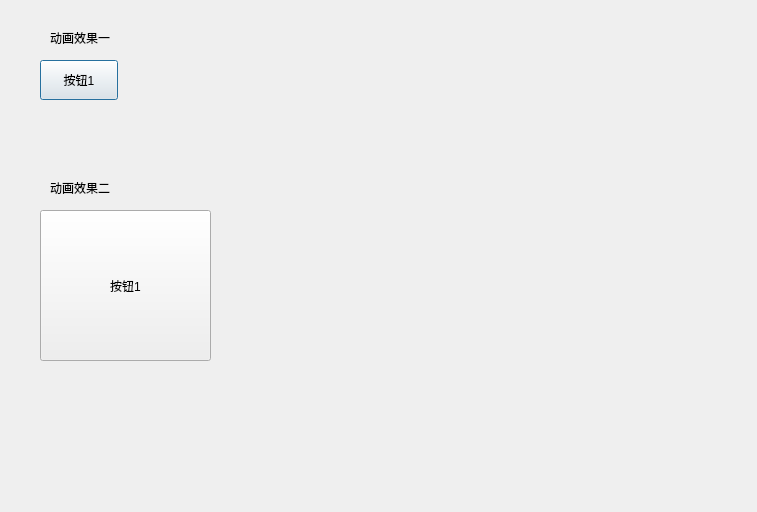
<?xml version="1.0" encoding="UTF-8"?>
<ui version="4.0">
 <class>DialogStylePushButton</class>
 <widget class="QDialog" name="DialogStylePushButton">
  <property name="geometry">
   <rect>
    <x>0</x>
    <y>0</y>
    <width>757</width>
    <height>512</height>
   </rect>
  </property>
  <property name="windowTitle">
   <string>Dialog</string>
  </property>
  <widget class="QWidget" name="widget" native="true">
   <property name="geometry">
    <rect>
     <x>20</x>
     <y>20</y>
     <width>151</width>
     <height>121</height>
    </rect>
   </property>
   <widget class="QPushButton" name="pushButton">
    <property name="geometry">
     <rect>
      <x>20</x>
      <y>40</y>
      <width>78</width>
      <height>40</height>
     </rect>
    </property>
    <property name="text">
     <string>按钮1</string>
    </property>
   </widget>
   <widget class="QLabel" name="label">
    <property name="geometry">
     <rect>
      <x>30</x>
      <y>10</y>
      <width>72</width>
      <height>15</height>
     </rect>
    </property>
    <property name="text">
     <string>动画效果一</string>
    </property>
   </widget>
  </widget>
  <widget class="QWidget" name="widget_2" native="true">
   <property name="geometry">
    <rect>
     <x>20</x>
     <y>170</y>
     <width>461</width>
     <height>301</height>
    </rect>
   </property>
   <widget class="QPushButton" name="pushButton_5">
    <property name="geometry">
     <rect>
      <x>20</x>
      <y>40</y>
      <width>171</width>
      <height>151</height>
     </rect>
    </property>
    <property name="text">
     <string>按钮1</string>
    </property>
   </widget>
   <widget class="QLabel" name="label_2">
    <property name="geometry">
     <rect>
      <x>30</x>
      <y>10</y>
      <width>72</width>
      <height>15</height>
     </rect>
    </property>
    <property name="text">
     <string>动画效果二</string>
    </property>
   </widget>
  </widget>
 </widget>
 <resources/>
 <connections/>
</ui>
